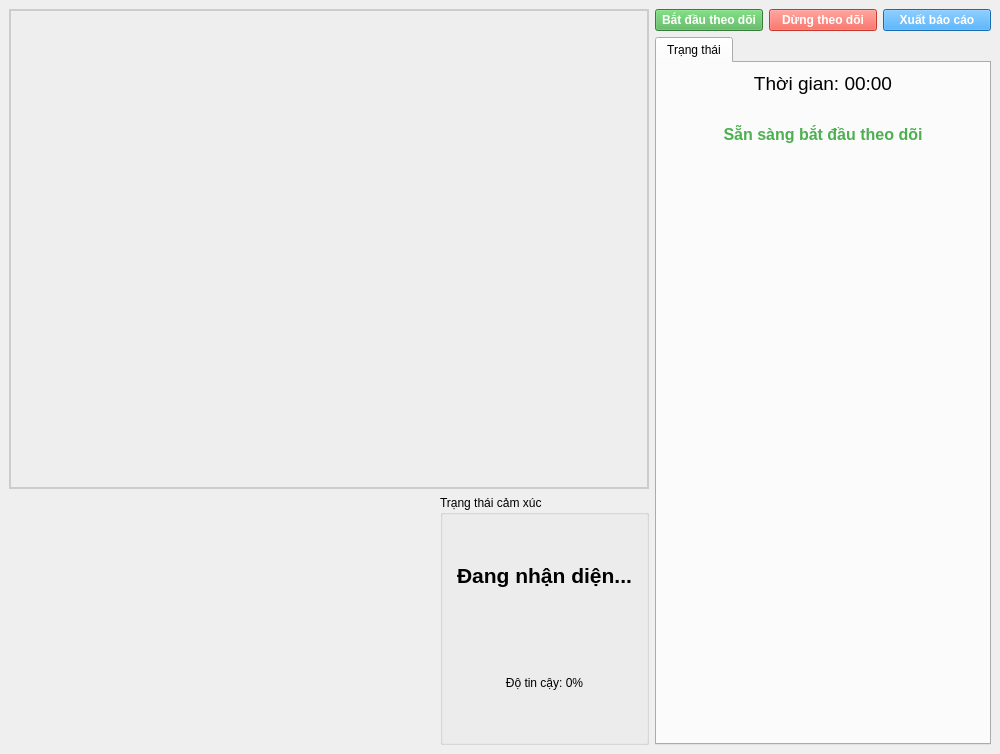
<?xml version="1.0" encoding="UTF-8"?>
<ui version="4.0">
 <class>MainWindow</class>
 <widget class="QMainWindow" name="MainWindow">
  <property name="geometry">
   <rect>
    <x>0</x>
    <y>0</y>
    <width>1000</width>
    <height>681</height>
   </rect>
  </property>
  <property name="windowTitle">
   <string>Hệ thống theo dõi tập trung học tập</string>
  </property>
  <widget class="QWidget" name="centralwidget">
   <layout class="QHBoxLayout" name="main_layout">
    <item>
     <layout class="QVBoxLayout" name="left_panel">
      <item>
       <widget class="QLabel" name="camera_label">
        <property name="minimumSize">
         <size>
          <width>640</width>
          <height>480</height>
         </size>
        </property>
        <property name="styleSheet">
         <string notr="true">border: 2px solid #ccc; background-color: #eee;</string>
        </property>
        <property name="text">
         <string/>
        </property>
        <property name="alignment">
         <set>Qt::AlignCenter</set>
        </property>
       </widget>
      </item>
      <item>
       <layout class="QHBoxLayout" name="stats_layout">
        <item>
         <widget class="QWidget" name="focus_gauge" native="true">
          <property name="minimumSize">
           <size>
            <width>200</width>
            <height>250</height>
           </size>
          </property>
         </widget>
        </item>
        <item>
         <widget class="QWidget" name="understanding_gauge" native="true">
          <property name="minimumSize">
           <size>
            <width>200</width>
            <height>250</height>
           </size>
          </property>
         </widget>
        </item>
        <item>
         <widget class="QGroupBox" name="emotion_group">
          <property name="title">
           <string>Trạng thái cảm xúc</string>
          </property>
          <layout class="QVBoxLayout" name="emotion_layout">
           <item>
            <widget class="QLabel" name="emotion_label">
             <property name="font">
              <font>
               <family>Arial</family>
               <pointsize>16</pointsize>
               <bold>true</bold>
               <weight>75</weight>
              </font>
             </property>
             <property name="text">
              <string>Đang nhận diện...</string>
             </property>
             <property name="alignment">
              <set>Qt::AlignCenter</set>
             </property>
            </widget>
           </item>
           <item>
            <widget class="QLabel" name="confidence_label">
             <property name="text">
              <string>Độ tin cậy: 0%</string>
             </property>
             <property name="alignment">
              <set>Qt::AlignCenter</set>
             </property>
            </widget>
           </item>
          </layout>
         </widget>
        </item>
       </layout>
      </item>
     </layout>
    </item>
    <item>
     <layout class="QVBoxLayout" name="right_panel">
      <item>
       <layout class="QHBoxLayout" name="control_layout">
        <item>
         <widget class="QPushButton" name="start_btn">
          <property name="styleSheet">
           <string notr="true">background-color: #4CAF50; color: white; font-weight: bold;</string>
          </property>
          <property name="text">
           <string>Bắt đầu theo dõi</string>
          </property>
         </widget>
        </item>
        <item>
         <widget class="QPushButton" name="stop_btn">
          <property name="enabled">
           <bool>false</bool>
          </property>
          <property name="styleSheet">
           <string notr="true">background-color: #f44336; color: white; font-weight: bold;</string>
          </property>
          <property name="text">
           <string>Dừng theo dõi</string>
          </property>
         </widget>
        </item>
        <item>
         <widget class="QPushButton" name="report_btn">
          <property name="styleSheet">
           <string notr="true">background-color: #2196F3; color: white; font-weight: bold;</string>
          </property>
          <property name="text">
           <string>Xuất báo cáo</string>
          </property>
         </widget>
        </item>
       </layout>
      </item>
      <item>
       <widget class="QTabWidget" name="tab_widget">
        <property name="currentIndex">
         <number>0</number>
        </property>
        <widget class="QWidget" name="focus_tab">
         <attribute name="title">
          <string>Trạng thái</string>
         </attribute>
         <layout class="QVBoxLayout" name="focus_tab_layout">
          <item>
           <widget class="QLabel" name="time_label">
            <property name="font">
             <font>
              <family>Arial</family>
              <pointsize>14</pointsize>
             </font>
            </property>
            <property name="text">
             <string>Thời gian: 00:00</string>
            </property>
            <property name="alignment">
             <set>Qt::AlignCenter</set>
             </property>
           </widget>
          </item>
          <item>
           <widget class="QLabel" name="warning_label">
            <property name="font">
             <font>
              <family>Arial</family>
              <pointsize>12</pointsize>
              <bold>true</bold>
              <weight>75</weight>
             </font>
            </property>
            <property name="styleSheet">
             <string notr="true">color: #f44336;</string>
            </property>
            <property name="text">
             <string/>
            </property>
            <property name="alignment">
             <set>Qt::AlignCenter</set>
            </property>
           </widget>
          </item>
          <item>
           <widget class="QLabel" name="status_label">
            <property name="font">
             <font>
              <family>Arial</family>
              <pointsize>12</pointsize>
             </font>
            </property>
            <property name="text">
             <string>Sẵn sàng bắt đầu theo dõi</string>
            </property>
            <property name="styleSheet">
             <string notr="true">color: #4CAF50; font-weight: bold;</string>
            </property>
            <property name="alignment">
             <set>Qt::AlignCenter</set>
            </property>
           </widget>
          </item>
          <item>
           <spacer name="verticalSpacer">
            <property name="orientation">
             <enum>Qt::Vertical</enum>
            </property>
            <property name="sizeHint" stdset="0">
             <size>
              <width>20</width>
              <height>40</height>
             </size>
            </property>
           </spacer>
          </item>
         </layout>
        </widget>
       </widget>
      </item>
     </layout>
    </item>
   </layout>
  </widget>
 </widget>
 <resources/>
 <connections/>
</ui>
